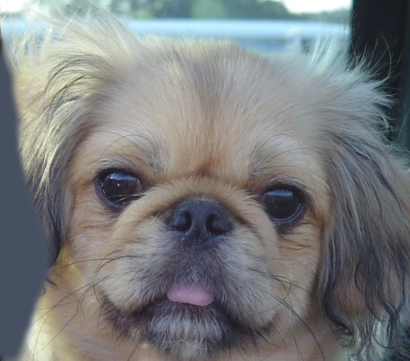
#> input picture Computer Vision/Hw 3 Hybrid Images/littledog.jpg, 410 x 361 px
$ python hw3_victoratos.py   (older library calls are emulated)
#> lines starting #> are read from the running program, lines starting #| are printed output that depends on the picture
# -*- coding: utf-8 -*-
"""
Spyder Editor

Peter Victoratos
CSC 411
March 7, 2018
"""

import cv2
import numpy as np

img1 = cv2.imread('littledog.jpg')
#> img1 is the input picture: shape (361, 410, 3); mean B, G, R 125, 124.5, 121.2
img1 = cv2.cvtColor(img1, cv2.COLOR_BGR2GRAY)
#> img1: shape (361, 410)

img2 = cv2.imread('cat2.jpg')
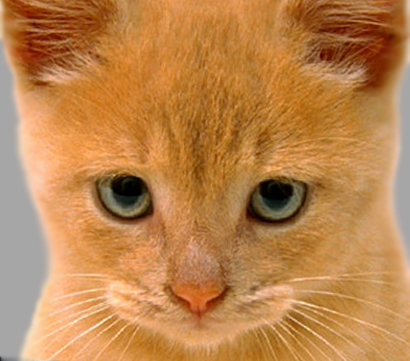
#> input picture Computer Vision/Hw 3 Hybrid Images/cat2.jpg, 410 x 361 px
#> img2 is the input picture: shape (361, 410, 3); mean B, G, R 77.1, 132.5, 188.3
img2 = cv2.cvtColor(img2, cv2.COLOR_BGR2GRAY)
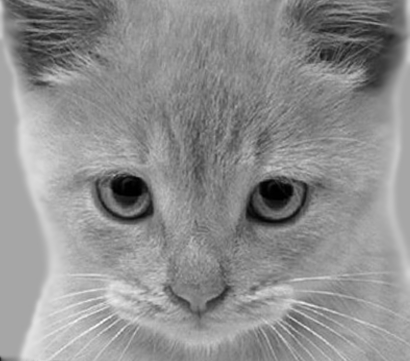
#> img2: shape (361, 410); min 0, max 252, mean 142.9

#This method creates an empty list the size of how many levels are asked for,
#it gets the size of the original image and then runs a for loop that blurs
#the input image, and shrinks it. It adds the new image to the next position
#in the list until the number of levels is reached

def make_gaussian_pyramid(img, levels, debug):
#> called with levels = 5, debug = False
    gaussPyr = []
    gaussPyr.append(img)
    for x in range(1, levels):
        blur = cv2.GaussianBlur(img, (3,3), 0)
        smol = cv2.resize(blur, (0,0), fx=0.5, fy=0.5)
        img = smol
        #cv2.normalize(smol, None, 0, 255, cv2.NORM_MINMAX, cv2.CV_8U)
        gaussPyr.append(smol)
        x += 1

        if debug == True:
            cv2.imshow("Gaussian Pyramid Iterations", img)
            cv2.waitKey(1000)
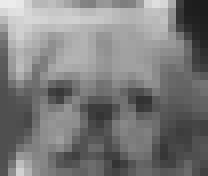
#> img: shape (22, 26) (shown 8 times larger); min 28, max 236, mean 123.5
#> after the loop, gaussPyr = 5 items

    return gaussPyr

#This method takes an input image and creates a list of smaller, and blurrier
#variations of the original image

def make_laplacian_pyramid(img, levels, debug):
#> called with levels = 5, debug = False
    laplacPyr = []
    laplacPyr.append(img)
    for x in range(1, levels):
        blur = cv2.GaussianBlur(img, (3,3), 0)
        imblur = img - blur
        smol = cv2.resize(imblur, (0,0), fx=0.5, fy=0.5)
        img = smol
        #cv2.normalize(smol, None, 0, 255, cv2.NORM_MINMAX, cv2.CV_8U)
        laplacPyr.append(smol)
        x += 1

        if debug == True:
            cv2.imshow("Laplacian Pyramid Iterations", img)
            cv2.waitKey(1000)
#> this loop made 4 passes
#> pass 1, in make_laplacian_pyramid, `smol = cv2.resize(imblur, (0,0), fx=0.5, fy=0.5)`:
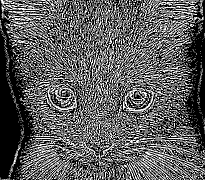
#> smol: shape (180, 205); min 0, max 255, mean 94.4
#> after the loop:
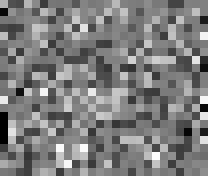
#> img: shape (22, 26) (shown 8 times larger); min 0, max 253, mean 124.5
#> after the loop, laplacPyr = 5 items

    return laplacPyr

#Show pyramid displays the image and its smaller/blurrier iterations next to it
#all in decreasing size.

def show_pyramid(pyramid):
    h, w = pyramid[0].shape
#> h = 361; w = 410
    maxH = h
#> maxH = 361
    #minH = maxH - 1
    halfW = w/2
#> halfW = 205
    M = np.zeros([maxH, w + int(w/2)])
    m = 1
    m2 = 2
    M[0: h, 0: w] = pyramid[0]
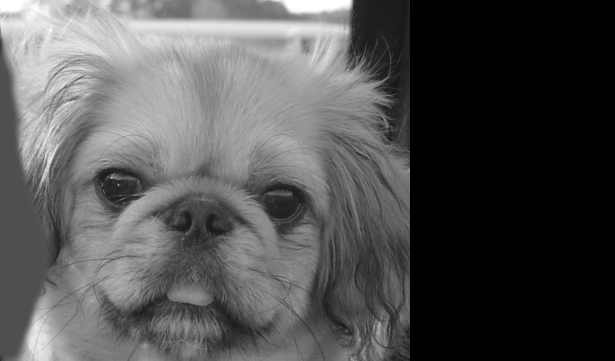
#> M: shape (361, 615) float64; min 0, max 255, mean 82.4

    for x in range(1, len(pyramid)):
        if x % 2 == 0:
            val = 0
        else:
            val = 1
        M[maxH - int(maxH/m) : (maxH-val) - int(maxH/m2), w: w + int(halfW/m)] = pyramid[x]
        m *= 2
        m2 *= 2
        x += 1
#> this loop made 3 passes
#> (val, m, m2, x) on passes 1 to 2: (1, 2, 4, 2), (0, 4, 8, 3)
#> val on pass 3: 1
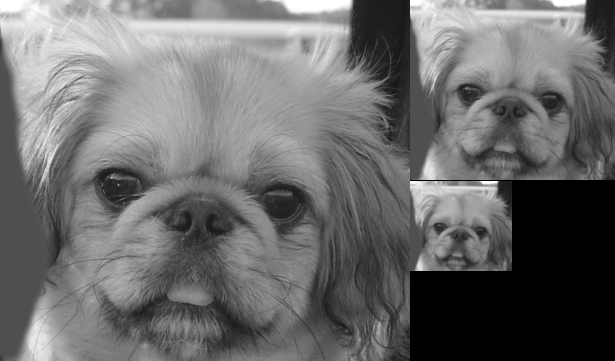
#> M: shape (361, 615) float64; min 0, max 255, mean 108.1
#> after the loop, m = 4; m2 = 8

    finalWindow = cv2.normalize(M, None, 0, 255, cv2.NORM_MINMAX, cv2.CV_8U)
    return finalWindow

# [7 lines of commented-out code are left out]

def make_hybrid_image(near, far, levels, split):
    hFar, wFar = far[0].shape
    hNear, wNear = near[0].shape
    lap = 0
    gaus = 0

    for x in range(0, split):
        if near[x].shape < near[0].shape:
            near[x] = cv2.resize(near[x], (0, 0), hNear, wNear)
        lap += near[x]
        x += 1

    for y in range(split, levels):
        if far[x].shape < far[0].shape:
            far[x] = cv2.resize(far[x], (0, 0), hFar, wFar)
        gaus += near[x]
        y += 1

    final = lap + gaus
    veryFinal = cv2.normalize(final, None, 0, 255, cv2.NORM_MINMAX, cv2.CV_8U)
    return veryFinal


#This is where the magic happens
gP = make_gaussian_pyramid(img1, 5, False)
lP = make_laplacian_pyramid(img2, 5, False)

#> (the run stopped early here; a loop or call above may not have finished)
